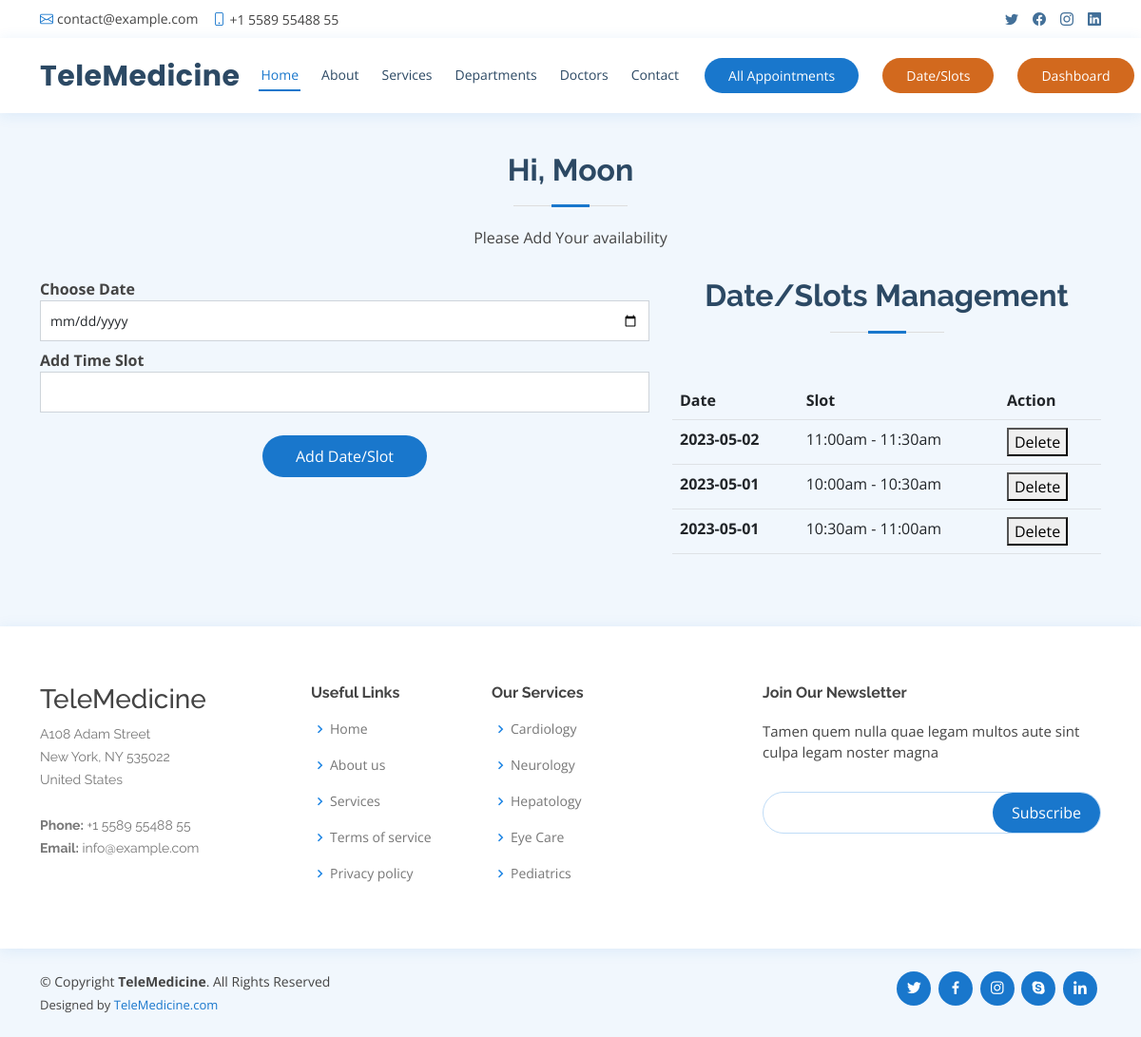
Page /doctors/availability.php (signed in) on the committed database.
### tables this page shows
CREATE TABLE `availability` (
  `id` int(11) NOT NULL,
  `user_id` int(11) NOT NULL,
  `date_avl` varchar(1000) NOT NULL DEFAULT '',
  `slot_avl` varchar(1000) NOT NULL DEFAULT ''
);

### doctors/availability.php (the view, shortened to what this page needs)
<?php include"header.php"; ?>
	<main id="main">
    <section id="appointment" class="appointment section-bg"  style="margin-top: 100px;">
      <div class="container">
        <div class="section-title">
          <h2>Hi, <?php if(isset($_SESSION['user_name'])){echo $_SESSION['user_name'];}?></h2>
          <p>Please Add Your availability</p>
        </div>
        <form action="../includes/functions.php" method="post" enctype="multipart/form-data" class="php-email-form">
          <div class="row">
            <div class="col-md-7">
			<div class="col-md-12 form-group">
				<label><b>Choose Date</b></label>
					<input type="date" name="user_date" class="form-control" required>
            </div>
			<div class="col-md-12 form-group">
				<label><b>Add Time Slot</b></label>
					<input type="text" name="user_slot" class="form-control" required>
            </div>
          <div class="text-center"><button type="submit" name="addslot">Add Date/Slot</button></div>
			</div>
			 <div class="col-md-5">
			 <div class="section-title">
          <h2>Date/Slots Management</h2>
        </div>
        <table class="table">
		  <thead>
			<tr>
			  <th scope="col">Date</th>
			  <th scope="col">Slot</th>
			  <th scope="col">Action</th>
			</tr>
		  </thead>
		  <tbody>
			<?php
			include('../includes/connect.php');
			$user_id=$_SESSION['user_id'];
			$checksql="select * from availability where user_id='$user_id' order by date_avl DESC";
			$result=mysqli_query($conn,$checksql);
			$rowcount=mysqli_num_rows($result);
			if($rowcount>0){
			while($row = mysqli_fetch_array($result, MYSQLI_ASSOC)){
			?>
			<tr id="slot<?php echo $row['id']; ?>">
			  <th scope="row"><?php echo $row['date_avl']; ?></th>
			  <td><?php echo $row['slot_avl']; ?></td>
			  <td><button onclick="deleteslot(<?php echo $row['id']; ?>)">Delete</button></td>
			</tr>
			<?php
			}
			}else{
				?>
				<tr id="user<?php echo $row['user_id']; ?>">
					<td colspan="10" style="color:red; font-weight:bold">Records Not Found.</td>
				</tr>
				<?php
			}
			?>
		  </tbody>
		</table>
			 </div>
		</div>
        </form>
      </div>
    </section>
  </main>
<?php include"footer.php"; ?>

### assets/css/style.css (style rules this page uses)
body { font-family: "Open Sans", sans-serif; color: #444444; }
h1, h2, h3, h4, h5, h6 { font-family: "Raleway", sans-serif; }
section { padding: 60px 0; overflow: hidden; }
.section-bg { background-color: #f1f7fd; }
.section-title { text-align: center; padding-bottom: 30px; }
.section-title h2 { font-size: 32px; font-weight: bold; margin-bottom: 20px; padding-bottom: 20px; position: relative; color: #2c4964; }
.section-title h2::before { content: ""; position: absolute; display: block; width: 120px; height: 1px; background: #ddd; bottom: 1px; left: calc(50% - 60px); }
.section-title h2::after { content: ""; position: absolute; display: block; width: 40px; height: 3px; background: #1977cc; bottom: 0; left: calc(50% - 20px); }
.section-title p { margin-bottom: 0; }
.appointment .php-email-form { width: 100%; }
.appointment .php-email-form .form-group { padding-bottom: 8px; }
.appointment .php-email-form input, .appointment .php-email-form textarea, .appointment .php-email-form select { border-radius: 0; box-shadow: none; font-size: 14px; padding: 10px !important; }
.appointment .php-email-form button[type=submit] { background: #1977cc; border: 0; padding: 10px 35px; color: #fff; transition: 0.4s; border-radius: 50px; }

### rows in the picture
availability: date_avl "2023-05-02", slot_avl "11:00am - 11:30am"
availability: date_avl "2023-05-01", slot_avl "10:00am - 10:30am"
availability: date_avl "2023-05-01", slot_avl "10:30am - 11:00am"

### other values in the picture
$_SESSION['user_name'] "Moon"
